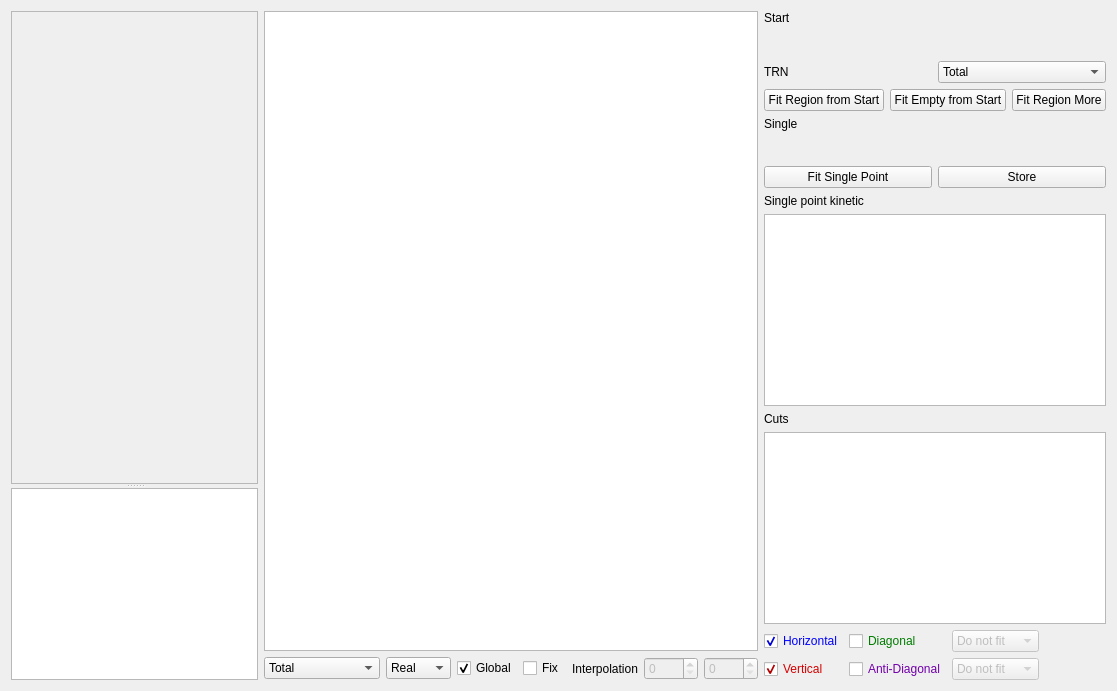
<?xml version="1.0" encoding="UTF-8"?>
<ui version="4.0">
 <class>Form</class>
 <widget class="QWidget" name="Form">
  <property name="geometry">
   <rect>
    <x>0</x>
    <y>0</y>
    <width>1117</width>
    <height>691</height>
   </rect>
  </property>
  <property name="windowTitle">
   <string>Form</string>
  </property>
  <layout class="QHBoxLayout" name="horizontalLayout" stretch="3,6,0">
   <item>
    <widget class="QSplitter" name="splitter">
     <property name="orientation">
      <enum>Qt::Vertical</enum>
     </property>
     <widget class="LAInputList" name="listFrames">
      <property name="sizePolicy">
       <sizepolicy hsizetype="Preferred" vsizetype="Expanding">
        <horstretch>1</horstretch>
        <verstretch>1</verstretch>
       </sizepolicy>
      </property>
      <property name="minimumSize">
       <size>
        <width>10</width>
        <height>10</height>
       </size>
      </property>
      <property name="frameShape">
       <enum>QFrame::StyledPanel</enum>
      </property>
      <property name="frameShadow">
       <enum>QFrame::Sunken</enum>
      </property>
     </widget>
     <widget class="QPlainTextEdit" name="pteNotes"/>
    </widget>
   </item>
   <item>
    <layout class="QVBoxLayout" name="verticalLayout">
     <item>
      <widget class="FigureWidget" name="plotMain"/>
     </item>
     <item>
      <layout class="QGridLayout" name="gridLayout_4">
       <item row="0" column="1">
        <widget class="QComboBox" name="cbTRN">
         <property name="sizeAdjustPolicy">
          <enum>QComboBox::AdjustToContents</enum>
         </property>
         <item>
          <property name="text">
           <string>Total</string>
          </property>
         </item>
         <item>
          <property name="text">
           <string>Rephasing</string>
          </property>
         </item>
         <item>
          <property name="text">
           <string>Non-Rephasing</string>
          </property>
         </item>
        </widget>
       </item>
       <item row="0" column="7">
        <widget class="QSpinBox" name="iInterpolation1">
         <property name="enabled">
          <bool>false</bool>
         </property>
         <property name="toolTip">
          <string>Interpolation of ω₁ axis.</string>
         </property>
         <property name="maximum">
          <number>1000</number>
         </property>
         <property name="singleStep">
          <number>100</number>
         </property>
        </widget>
       </item>
       <item row="0" column="6">
        <widget class="QLabel" name="label_20">
         <property name="text">
          <string>Interpolation</string>
         </property>
        </widget>
       </item>
       <item row="0" column="5">
        <spacer name="horizontalSpacer_2">
         <property name="orientation">
          <enum>Qt::Horizontal</enum>
         </property>
         <property name="sizeHint" stdset="0">
          <size>
           <width>40</width>
           <height>20</height>
          </size>
         </property>
        </spacer>
       </item>
       <item row="0" column="3">
        <widget class="QCheckBox" name="bGlobalColors">
         <property name="text">
          <string>Global</string>
         </property>
         <property name="checked">
          <bool>true</bool>
         </property>
        </widget>
       </item>
       <item row="0" column="8">
        <widget class="QSpinBox" name="iInterpolation3">
         <property name="enabled">
          <bool>false</bool>
         </property>
         <property name="toolTip">
          <string>Interpolation of ω₃ axis.</string>
         </property>
         <property name="maximum">
          <number>1000</number>
         </property>
         <property name="singleStep">
          <number>100</number>
         </property>
        </widget>
       </item>
       <item row="0" column="2">
        <widget class="QComboBox" name="cbPAIR">
         <property name="sizeAdjustPolicy">
          <enum>QComboBox::AdjustToContents</enum>
         </property>
         <item>
          <property name="text">
           <string>Real</string>
          </property>
         </item>
         <item>
          <property name="text">
           <string>Imag</string>
          </property>
         </item>
         <item>
          <property name="text">
           <string>Ampl</string>
          </property>
         </item>
         <item>
          <property name="text">
           <string>Phase</string>
          </property>
         </item>
        </widget>
       </item>
       <item row="0" column="4">
        <widget class="QCheckBox" name="bFixColors">
         <property name="text">
          <string>Fix</string>
         </property>
         <property name="checked">
          <bool>false</bool>
         </property>
        </widget>
       </item>
      </layout>
     </item>
    </layout>
   </item>
   <item>
    <layout class="QVBoxLayout" name="verticalLayout_2" stretch="0,1,0,0,0,1,1,0,0,0,0,0">
     <item>
      <widget class="QLabel" name="label_9">
       <property name="text">
        <string>Start</string>
       </property>
      </widget>
     </item>
     <item>
      <widget class="GAInputList" name="listLAInput" native="true">
       <property name="sizePolicy">
        <sizepolicy hsizetype="Minimum" vsizetype="Preferred">
         <horstretch>0</horstretch>
         <verstretch>0</verstretch>
        </sizepolicy>
       </property>
       <property name="toolTip">
        <string>&lt;html&gt;&lt;head/&gt;&lt;body&gt;&lt;p&gt;Positive frequency gives exp(-t2*(t+1j*w)), negative gives exp(-t2*(t-1j*w))&lt;/p&gt;&lt;/body&gt;&lt;/html&gt;</string>
       </property>
      </widget>
     </item>
     <item>
      <layout class="QHBoxLayout" name="horizontalLayout_2">
       <item>
        <widget class="QLabel" name="label">
         <property name="text">
          <string>TRN</string>
         </property>
        </widget>
       </item>
       <item>
        <widget class="QComboBox" name="cbTRN_GA">
         <property name="sizeAdjustPolicy">
          <enum>QComboBox::AdjustToContents</enum>
         </property>
         <item>
          <property name="text">
           <string>Total</string>
          </property>
         </item>
         <item>
          <property name="text">
           <string>Rephasing</string>
          </property>
         </item>
         <item>
          <property name="text">
           <string>Non-Rephasing</string>
          </property>
         </item>
        </widget>
       </item>
      </layout>
     </item>
     <item>
      <layout class="QHBoxLayout" name="horizontalLayout_3">
       <item>
        <widget class="QPushButton" name="pushSwarm">
         <property name="toolTip">
          <string>Fit selected region using Start as starting point</string>
         </property>
         <property name="text">
          <string>Fit Region from Start</string>
         </property>
        </widget>
       </item>
       <item>
        <widget class="QPushButton" name="pushSwarmEmpty">
         <property name="toolTip">
          <string>Fit selected region using Start as starting point skipping already fitted points</string>
         </property>
         <property name="text">
          <string>Fit Empty from Start</string>
         </property>
        </widget>
       </item>
       <item>
        <widget class="QPushButton" name="pushSwarmContinue">
         <property name="toolTip">
          <string>Fit selected region using already fitted values as starting point (using Start for points that have not been fitted yet)</string>
         </property>
         <property name="text">
          <string>Fit Region More</string>
         </property>
        </widget>
       </item>
      </layout>
     </item>
     <item>
      <widget class="QLabel" name="label_12">
       <property name="text">
        <string>Single</string>
       </property>
      </widget>
     </item>
     <item>
      <widget class="GAInputList" name="listLAInputSingle" native="true">
       <property name="sizePolicy">
        <sizepolicy hsizetype="Minimum" vsizetype="Preferred">
         <horstretch>0</horstretch>
         <verstretch>0</verstretch>
        </sizepolicy>
       </property>
       <property name="toolTip">
        <string>&lt;html&gt;&lt;head/&gt;&lt;body&gt;&lt;p&gt;Positive frequency gives exp(-t2*(t+1j*w)), negative gives exp(-t2*(t-1j*w))&lt;/p&gt;&lt;/body&gt;&lt;/html&gt;</string>
       </property>
      </widget>
     </item>
     <item>
      <layout class="QHBoxLayout" name="horizontalLayout_4">
       <item>
        <widget class="QPushButton" name="pushSwarmSingle">
         <property name="toolTip">
          <string>Fit single point using Single as starting point</string>
         </property>
         <property name="text">
          <string>Fit Single Point</string>
         </property>
        </widget>
       </item>
       <item>
        <widget class="QPushButton" name="pushStoreSingle">
         <property name="toolTip">
          <string>Changes to Single made by hand (not through Fit Single Point) has to be saved by Store to be persistent</string>
         </property>
         <property name="text">
          <string>Store</string>
         </property>
        </widget>
       </item>
      </layout>
     </item>
     <item>
      <widget class="QLabel" name="label_11">
       <property name="text">
        <string>Single point kinetic</string>
       </property>
      </widget>
     </item>
     <item>
      <widget class="FigureWidget" name="plotTimeline"/>
     </item>
     <item>
      <widget class="QLabel" name="label_10">
       <property name="text">
        <string>Cuts</string>
       </property>
      </widget>
     </item>
     <item>
      <widget class="FigureWidget" name="plotCuts"/>
     </item>
     <item>
      <layout class="QGridLayout" name="gridLayout">
       <item row="0" column="0">
        <widget class="QCheckBox" name="cbDisHorizontal">
         <property name="styleSheet">
          <string notr="true">color: #0000ff;</string>
         </property>
         <property name="text">
          <string>Horizontal</string>
         </property>
         <property name="checkable">
          <bool>true</bool>
         </property>
         <property name="checked">
          <bool>true</bool>
         </property>
        </widget>
       </item>
       <item row="1" column="0">
        <widget class="QCheckBox" name="cbDisVertical">
         <property name="styleSheet">
          <string notr="true">color: #d50000;</string>
         </property>
         <property name="text">
          <string>Vertical</string>
         </property>
         <property name="checkable">
          <bool>true</bool>
         </property>
         <property name="checked">
          <bool>true</bool>
         </property>
        </widget>
       </item>
       <item row="0" column="1">
        <widget class="QCheckBox" name="cbDisDiagonal">
         <property name="styleSheet">
          <string notr="true">color: #007c00;</string>
         </property>
         <property name="text">
          <string>Diagonal</string>
         </property>
         <property name="checkable">
          <bool>true</bool>
         </property>
        </widget>
       </item>
       <item row="0" column="2">
        <widget class="QComboBox" name="cbDisDiagonalFit">
         <property name="enabled">
          <bool>false</bool>
         </property>
         <item>
          <property name="text">
           <string>Do not fit</string>
          </property>
         </item>
         <item>
          <property name="text">
           <string>Gaussian</string>
          </property>
         </item>
         <item>
          <property name="text">
           <string>Lorentzian</string>
          </property>
         </item>
        </widget>
       </item>
       <item row="0" column="3">
        <widget class="QLabel" name="labDisDiagonalFit">
         <property name="sizePolicy">
          <sizepolicy hsizetype="MinimumExpanding" vsizetype="Preferred">
           <horstretch>0</horstretch>
           <verstretch>0</verstretch>
          </sizepolicy>
         </property>
         <property name="toolTip">
          <string>μ: Position of peak relative to the tracer position
A: Peak maximum
FWHM: Full Width at Half Maximum</string>
         </property>
         <property name="textInteractionFlags">
          <set>Qt::LinksAccessibleByMouse|Qt::TextSelectableByMouse</set>
         </property>
        </widget>
       </item>
       <item row="1" column="1">
        <widget class="QCheckBox" name="cbDisAntiDiagonal">
         <property name="styleSheet">
          <string notr="true">color: #7100aa;</string>
         </property>
         <property name="text">
          <string>Anti-Diagonal</string>
         </property>
         <property name="checkable">
          <bool>true</bool>
         </property>
        </widget>
       </item>
       <item row="1" column="2">
        <widget class="QComboBox" name="cbDisAntiDiagonalFit">
         <property name="enabled">
          <bool>false</bool>
         </property>
         <item>
          <property name="text">
           <string>Do not fit</string>
          </property>
         </item>
         <item>
          <property name="text">
           <string>Gaussian</string>
          </property>
         </item>
         <item>
          <property name="text">
           <string>Lorentzian</string>
          </property>
         </item>
        </widget>
       </item>
       <item row="1" column="3">
        <widget class="QLabel" name="labDisAntiDiagonalFit">
         <property name="sizePolicy">
          <sizepolicy hsizetype="MinimumExpanding" vsizetype="Preferred">
           <horstretch>0</horstretch>
           <verstretch>0</verstretch>
          </sizepolicy>
         </property>
         <property name="toolTip">
          <string>μ: Position of peak relative to the tracer position
A: Peak maximum
FWHM: Full Width at Half Maximum</string>
         </property>
         <property name="textInteractionFlags">
          <set>Qt::LinksAccessibleByMouse|Qt::TextSelectableByMouse</set>
         </property>
        </widget>
       </item>
      </layout>
     </item>
    </layout>
   </item>
  </layout>
 </widget>
 <customwidgets>
  <customwidget>
   <class>FigureWidget</class>
   <extends>QGraphicsView</extends>
   <header>pqr/pqr2</header>
  </customwidget>
  <customwidget>
   <class>GAInputList</class>
   <extends>QWidget</extends>
   <header>common/widgets/GAInputList</header>
   <container>1</container>
  </customwidget>
  <customwidget>
   <class>LAInputList</class>
   <extends>QFrame</extends>
   <header>analysis/tabLA</header>
   <container>1</container>
  </customwidget>
 </customwidgets>
 <resources/>
 <connections/>
</ui>
